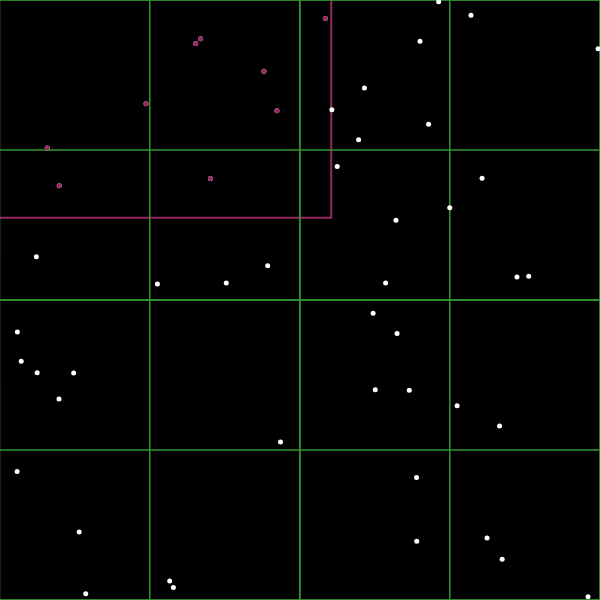
Frame 1 (no input)
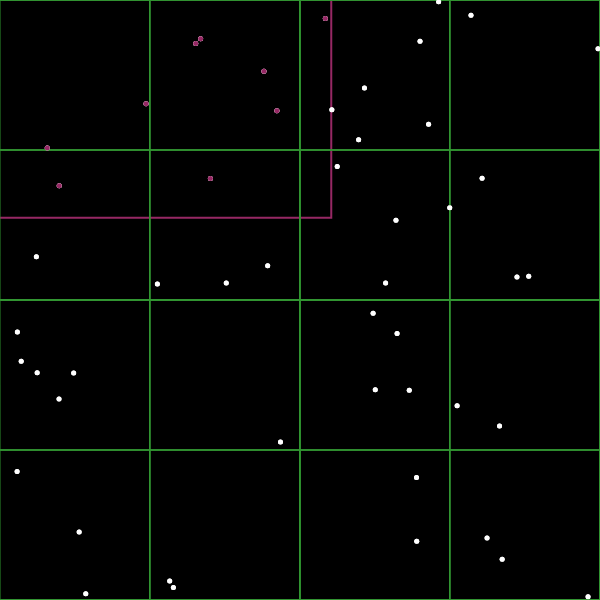
Frame 2 (the mouse pressed at the canvas centre, redrawn once)

The p5.js sketch that drew these frames (run headless with seeded random() and noise() and a simulated clock; the mouse was pressed at the canvas centre and the sketch redrawn once):

// p5.js sketch
// ── sketch.js
const dim = 600;
let n = 50;
var qtree;

var pointsInRange = [];

function setup()
{
  createCanvas(dim, dim);

  let center = new XY(width/2, height/2);
  let halfDimension = width/2;
  let boundary = new AABB(center, halfDimension);
  qtree = new QuadTree(boundary);

  for (let i = 0; i < n; i++) {
    //TODO c'è un problema, non aggiunge tutti i punti (probabilmente è containsPoint che è sbagliata)
    let point = new XY(random(width), random(height));
    qtree.insert(point);
  }

  //solo ora che è statico TODO
  background(0);

  let range_center = new XY(random(width), random(height));
  let range_halfDimension = random(100, width/2);
  let range = new AABB(range_center, range_halfDimension);
  range.show([150, 40, 100], 2);

  pointsInRange = qtree.queryRange(range);
}

function draw()
{
  qtree.showGrid();
  qtree.showPoints();

  for (let p of pointsInRange) {
    push();
    stroke(150, 40, 100);
    strokeWeight(5);
    point(p.x, p.y);
    pop();
  }
  noLoop();
}

// ── AABB.js
class AABB {
  constructor(center, halfDimension)
  {
    this.center = center;
    this.halfDimension = halfDimension;
  }

  containsPoint(point)
  {
    return (point.x < this.center.x + this.halfDimension &&
            point.x >= this.center.x - this.halfDimension &&
            point.y < this.center.y + this.halfDimension &&
            point.y >= this.center.y - this.halfDimension);
  }

  intersectsAABB(other)
  {
    let this_left = this.center.x - this.halfDimension;
    let this_right = this.center.x + this.halfDimension;
    let this_top = this.center.y - this.halfDimension;
    let this_bottom = this.center.y + this.halfDimension;
    let other_left = other.center.x - other.halfDimension;
    let other_right = other.center.x + other.halfDimension;
    let other_top = other.center.y - other.halfDimension;
    let other_bottom = other.center.y + other.halfDimension;

    return !(other_left > this_right ||
             other_right < this_left ||
             other_top > this_bottom ||
             other_bottom < this_top);
  }

  show(color, weight)
  {
    push();
    noFill();
    stroke(color);
    strokeWeight(weight);
    rectMode(CENTER);
    rect(this.center.x, this.center.y, this.halfDimension*2, this.halfDimension*2);
    pop();
  }
}

// ── QuadTree.js
const QT_NODE_CAPACITY = 4;

class QuadTree {
  constructor(boundary, capacity) 
  {
    this.boundary = boundary;
    this.capacity = QT_NODE_CAPACITY || capacity; 
    this.points = [];

    this.northWest = undefined;
    this.northEast = undefined;
    this.southWest = undefined;
    this.southEast = undefined;
  }

  insert(p)
  {
    if (!this.boundary.containsPoint(p)) return false;

    if (this.points.length < this.capacity && !this.northWest) {
      this.points.push(p);
      return true;
    }

    if (!this.northWest) this.subdivide();
    
    if (this.northWest.insert(p)) return true;
    if (this.northEast.insert(p)) return true;
    if (this.southWest.insert(p)) return true;
    if (this.southEast.insert(p)) return true;

    return false;
  }

  subdivide()
  {
    let new_dim = this.boundary.halfDimension / 2;
    this.northWest = new QuadTree(new AABB(new XY(this.boundary.center.x - new_dim, this.boundary.center.y - new_dim), new_dim));
    this.northEast = new QuadTree(new AABB(new XY(this.boundary.center.x + new_dim, this.boundary.center.y - new_dim), new_dim));
    this.southWest = new QuadTree(new AABB(new XY(this.boundary.center.x - new_dim, this.boundary.center.y + new_dim), new_dim));
    this.southEast = new QuadTree(new AABB(new XY(this.boundary.center.x + new_dim, this.boundary.center.y + new_dim), new_dim));
  }

  queryRange(range)
  {
    if (!this.boundary.intersectsAABB(range)) return [];
    
    let pointsInRange = [];
    for (let p of this.points) {
      if (range.containsPoint(p)) pointsInRange.push(p);
    }

    if (!this.northWest) return pointsInRange;

    pointsInRange.push(...this.northWest.queryRange(range));
    pointsInRange.push(...this.northEast.queryRange(range));
    pointsInRange.push(...this.southWest.queryRange(range));
    pointsInRange.push(...this.southEast.queryRange(range));

    return pointsInRange;
  }

  showPoints()
  {
      for (let p of this.points) {
        push();
        stroke(255);
        strokeWeight(5);
        point(p.x, p.y);
        pop();
      }
      if (this.northWest) {
        this.northWest.showPoints()
        this.northEast.showPoints()
        this.southWest.showPoints()
        this.southEast.showPoints()
      }
    }

  showGrid()
  {
    push();
    stroke(50, 150, 50);
    noFill();
    strokeWeight(1);
    rectMode(CENTER);
    rect(this.boundary.center.x, this.boundary.center.y, this.boundary.halfDimension*2, this.boundary.halfDimension*2);

    if (this.northWest) {
      this.northWest.showGrid()
      this.northEast.showGrid()
      this.southWest.showGrid()
      this.southEast.showGrid()
    }
    pop();
  }
}

// ── XY.js
class XY {
  constructor(x, y, data)
  {
    this.x = x;
    this.y = y;
    this.data = data;
  }
}
